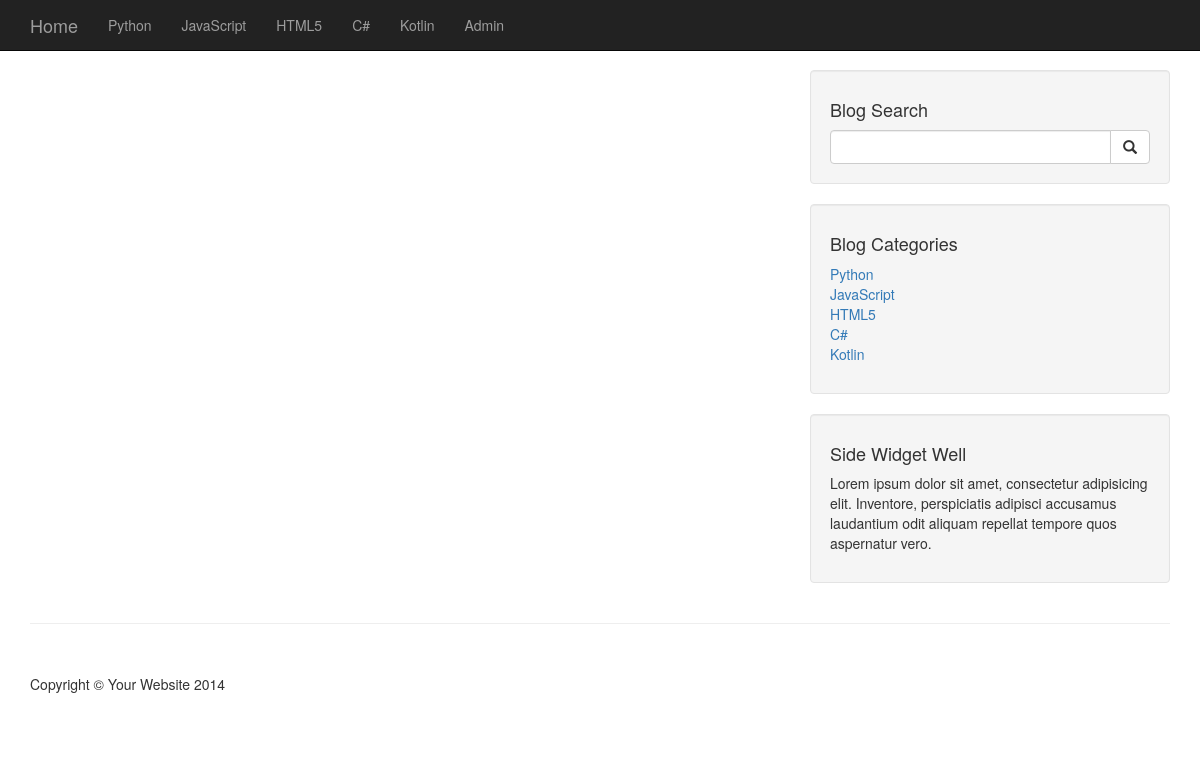
Before: / with the older database file.
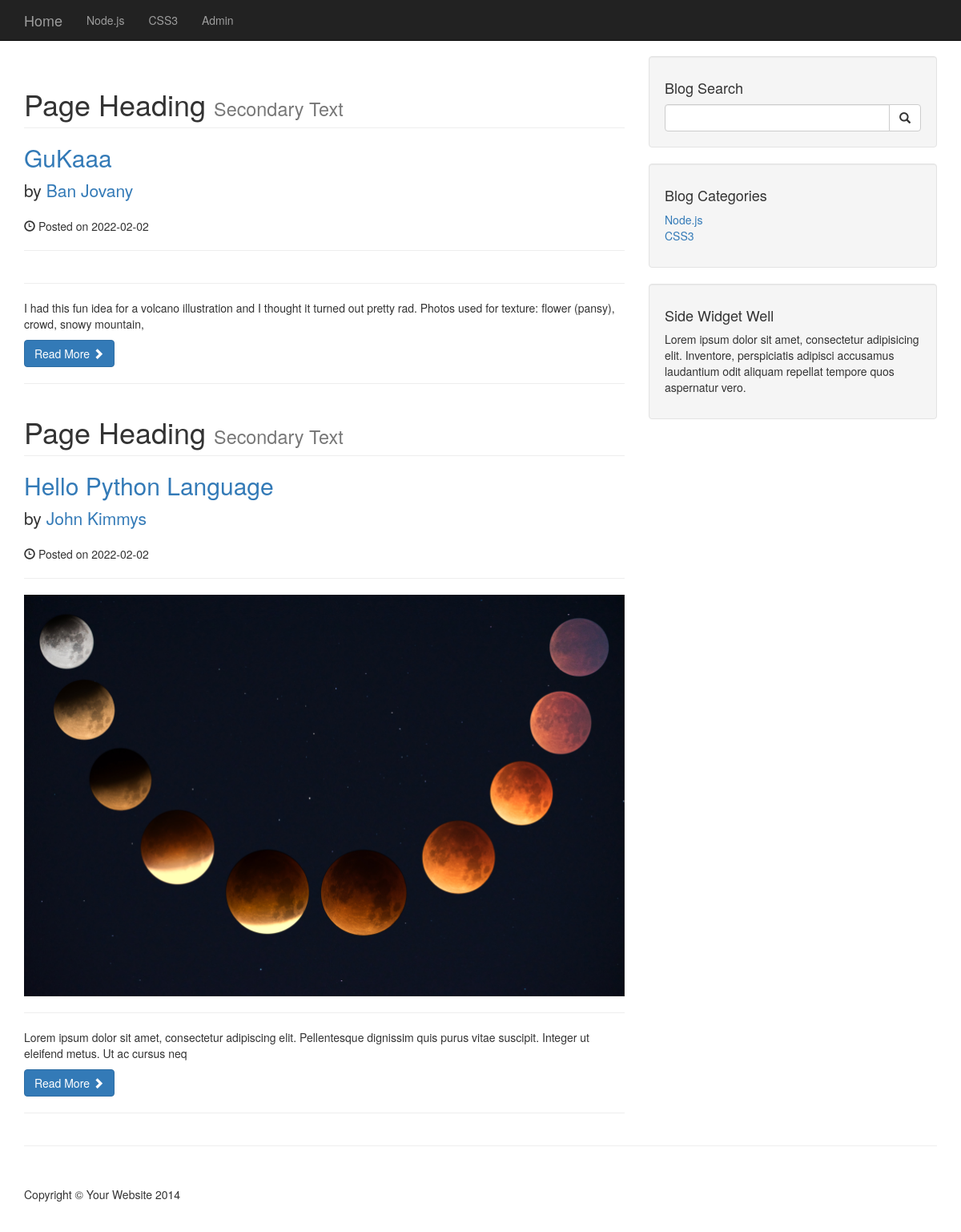
After: the same page with the newer database file.
### tables this page shows
CREATE TABLE `categories` (
  `cat_id` int(3) NOT NULL,
  `cat_title` varchar(255) NOT NULL
);

CREATE TABLE `posts` (
  `post_id` int(3) NOT NULL,
  `post_tags` varchar(255) NOT NULL,
  `post_comment_count` int(11) NOT NULL,
  `post_status` varchar(255) NOT NULL DEFAULT 'draft',
  `post_category_id` int(3) NOT NULL,
  `post_title` varchar(255) NOT NULL,
  `post_author` varchar(255) NOT NULL,
  `post_date` date NOT NULL,
  `post_image` text NOT NULL,
  `post_content` text NOT NULL
);

### index.php (the view)
<?php include 'includes/db.php'; ?>
<?php include 'includes/header.php'; ?>
<?php include 'includes/navigation.php'; ?>
<div class="container">
    <div class="row">
        <div class="col-md-8">
            <?php
            $query_SelectPosts = 'SELECT * from posts';
            $result_SelectAllPosts = mysqli_query($connection, $query_SelectPosts);
            while ($row = mysqli_fetch_assoc($result_SelectAllPosts)) {
                $post_id = $row['post_id'];
                $post_title = $row['post_title'];
                $post_author = $row['post_author'];
                $post_date = $row['post_date'];
                $post_image = $row['post_image'];
                $post_content = substr($row['post_content'], 0, 150);
            ?>
                <h1 class="page-header">
                    Page Heading
                    <small>Secondary Text</small>
                </h1>
                <h2>
                    <a href="post.php?p_id=<?php echo $post_id; ?>"><?php echo $post_title; ?></a>
                </h2>
                <p class="lead">
                    by <a href="index.php"><?php echo $post_author; ?></a>
                </p>
                <p><span class="glyphicon glyphicon-time"></span> Posted on <?php echo $post_date; ?></p>
                <hr>
                <img class="img-responsive" src="images/<?php echo $post_image; ?>" alt="">
                <hr>
                <p><?php echo $post_content; ?></p>
                <a class="btn btn-primary" href="#">Read More <span class="glyphicon glyphicon-chevron-right"></span></a>
                <hr>
            <?php } ?>
        </div>
        <?php include 'includes/sidebar.php'; ?>
    </div>
    <hr>
    <?php include 'includes/footer.php'; ?>

### includes/header.php (shortened to what this page needs)
<!DOCTYPE html>
<html lang="en">
<head>
    <link href="css/bootstrap.min.css" rel="stylesheet">
    <link href="css/blog-home.css" rel="stylesheet">
</head>
<body>

### includes/navigation.php (shortened to what this page needs)
<nav class="navbar navbar-inverse navbar-fixed-top" role="navigation">
    <div class="container">
        <div class="navbar-header">
            <a class="navbar-brand" href="index.php">Home</a>
        </div>
        <div class="collapse navbar-collapse" id="bs-example-navbar-collapse-1">
            <ul class="nav navbar-nav">
                <?php
                $querySelect = 'SELECT * from categories';
                $resultSelect = mysqli_query($connection, $querySelect);
                while ($row = mysqli_fetch_assoc($resultSelect)) {
                    $cat_title = $row['cat_title'];
                    echo "<li><a href='#'>{$cat_title}</a></li>";
                }
                ?>
                <li><a href="admin">Admin</a></li>
            </ul>
        </div>
    </div>
</nav>

### includes/sidebar.php
<div class="col-md-4">
    <div class="well">
        <h4>Blog Search</h4>
        <form action="search.php" method="post">
            <div class="input-group">
                <input name="search" type="text" class="form-control">
                <span class="input-group-btn">
                    <button name="submit" class="btn btn-default" type="submit">
                        <span class="glyphicon glyphicon-search"></span>
                    </button>
                </span>
            </div>
        </form>
    </div>
    <div class="well">
        <?php
        $query_SelectCategoriesSideBar = 'SELECT * from categories LIMIT 10';
        $result_SelectCategoriesSideBar = mysqli_query($connection, $query_SelectCategoriesSideBar);
        ?>
        <h4>Blog Categories</h4>
        <div class="row">
            <div class="col-lg-12">
                <ul class="list-unstyled">
                    <?php
                    while ($row = mysqli_fetch_assoc($result_SelectCategoriesSideBar)) {
                        $cat_id = $row['cat_id'];
                        $cat_title = $row['cat_title'];
                        echo "<li><a href='category.php?category=$cat_id'>{$cat_title}</a></li>";
                    }
                    ?>
                </ul>
            </div>
        </div>
    </div>
    <?php include 'widget.php' ?>
</div>

### includes/widget.php
<div class="well">
    <h4>Side Widget Well</h4>
    <p>Lorem ipsum dolor sit amet, consectetur adipisicing elit. Inventore, perspiciatis adipisci accusamus laudantium odit aliquam repellat tempore quos aspernatur vero.</p>
</div>

### includes/footer.php (shortened to what this page needs)
<footer>
    <div class="row">
        <div class="col-lg-12">
            <p>Copyright &copy; Your Website 2014</p>
        </div>
    </div>
</footer>
</div>
</body>
</html>

### css/blog-home.css (style rules this page uses)
body { padding-top: 70px; }
footer { margin: 50px 0; }

Changed rows visible on the page:
removed categories: cat_title "Python"
removed categories: cat_title "JavaScript"
removed categories: cat_title "HTML5"
removed categories: cat_title "C#"
removed categories: cat_title "Kotlin"
added categories: cat_title "Node.js"
added categories: cat_title "CSS3"
added posts: post_title "GuKaaa", post_author "Ban Jovany", post_date "2022-02-02", post_content "I had this fun idea for a volcano illustration and I thought it turned out pretty rad. Photos used for texture: flower (pansy), crowd, snowy mountain,"
added posts: post_title "Hello Python Language", post_author "John Kimmys", post_date "2022-02-02", post_image (picture), post_content "Lorem ipsum dolor sit amet, consectetur adipiscing elit. Pellentesque dignissim quis purus vitae suscipit. Integer ut eleifend metus. Ut ac cursus neq"
